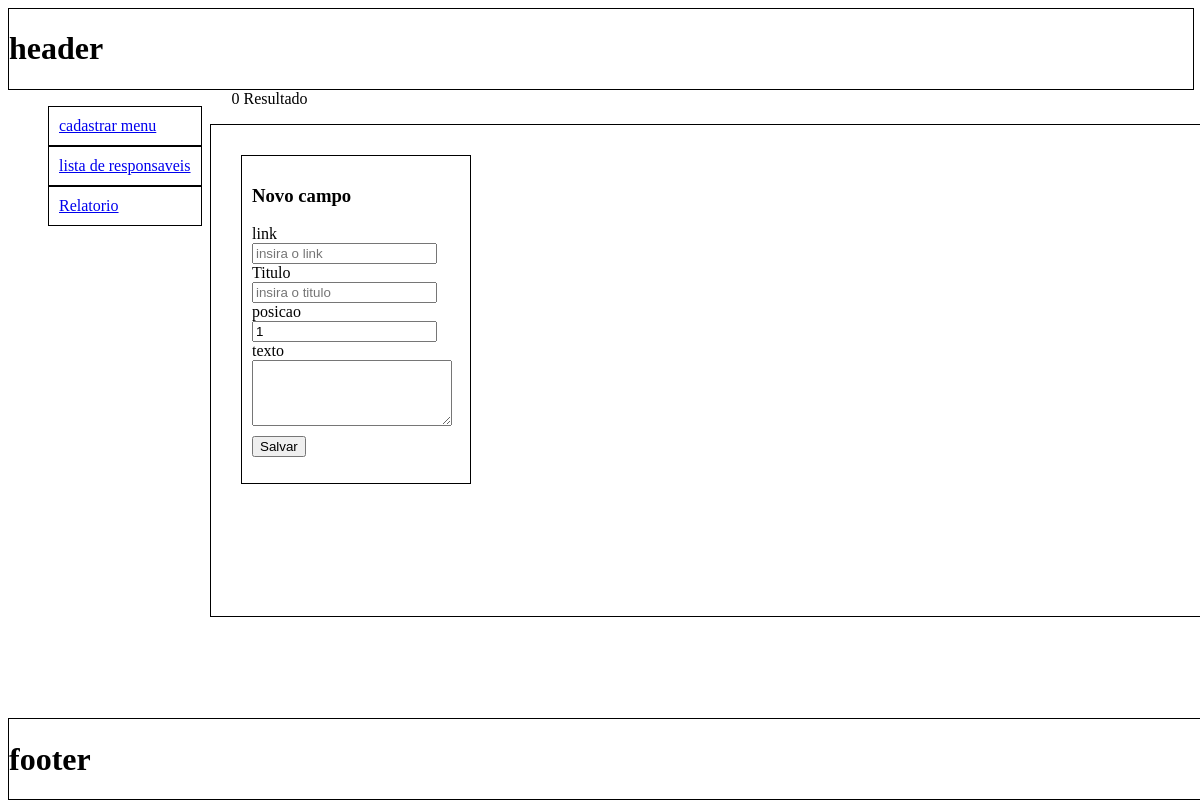
Page /admin/html/layout.php on the earlier database version.
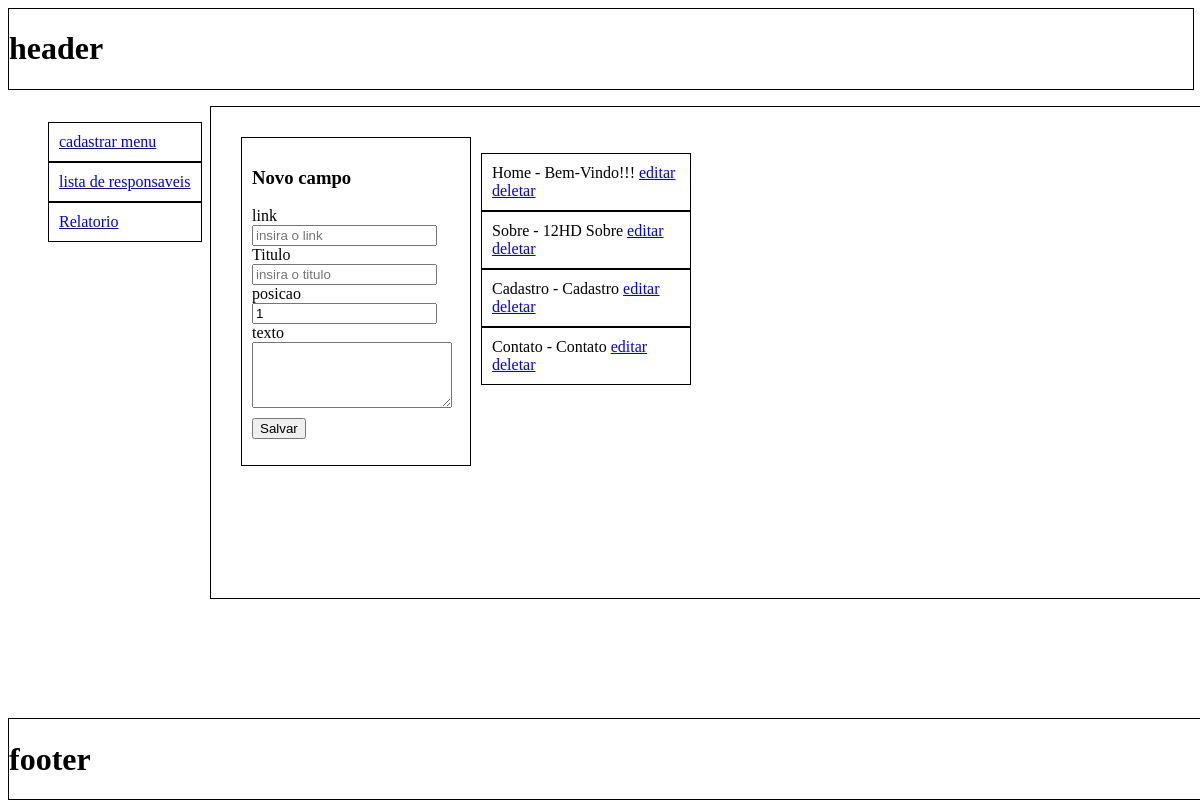
Same page on the later database version.
### tables this page shows
CREATE TABLE `Pagina` (
  `Id` int(11) NOT NULL AUTO_INCREMENT,
  `Link` varchar(30) NOT NULL,
  `Titulo` varchar(50) NOT NULL,
  `Corpo` varchar(500) NOT NULL,
  `Ativo` bit(1) NOT NULL DEFAULT b'1',
  `DataHoraUpdate` datetime NOT NULL,
  `Posicao` int(11) NOT NULL,
  PRIMARY KEY (`Id`),
  UNIQUE KEY `Link_UNIQUE` (`Link`)
);

### admin/libs/conexao/db.php (called while the page is built)
<?php
function ConexaoBD($host, $user, $pass, $banco, $sql)
{
	if (strlen($host) == 0 || $host == "*" || !is_string($host)) {
		die("Por favor informar o host");
	}
	elseif (strlen($user) == 0 || $user == "*" || !is_string($user)) {
		die("Por favor informar o usuario");
	}
	elseif (strlen($pass) == 0 || $pass == "*" || !is_string($pass)) {
		die("Por favor informar o password");
	}
	elseif (strlen($banco) == 0 || $banco == "*" || !is_string($banco)) {
		die("Por favor informar o banco de dados");
	}
	elseif (strlen($sql) == 0 || $sql == "*" || !is_string($sql)) {
		die("Por favor informar a sql");
	}
	else{
		$conexao = mysqli_connect($host, $user, $pass, $banco) or die(mysqli_error());
		if (!$resultado = mysqli_query($conexao, $sql)) {
			printf("<br>MYSQL Errormessage: %s\n", mysqli_error($conexao));
		}
		return $resultado;
	}
}

### admin/html/pages/menu.php (the view, shortened to what this page needs)
<?php
$filename = $_SERVER["DOCUMENT_ROOT"] . "/12HD/admin/libs/crud/visMenu.php";
if (file_exists($filename)) {
	require_once $_SERVER["DOCUMENT_ROOT"]."/12HD/admin/libs/crud/visMenu.php";
	$row = VisualizaMenu();
?>
<div class="content">
	<div class="new">
		<h3>Novo campo</h3>
		<form id="form-menu" action="../libs/validacao/cadMenu.php" method="post">
			<span>link</span><br>
			<input type="text" name="link" placeholder="insira o link"><br>
			<span>Titulo</span><br>
			<input type="text" name="titulo" placeholder="insira o titulo"><br>
			<span>posicao</span><br>
			<input type="number" name="posicao" value="1"><br>
			<span>texto</span><br>
			<textarea rows="4" cols="50" name="corpo">
			</textarea>
			<input type="submit" name="salvar" value="Salvar"><br>
		</form>
	</div>
	<div class="list-menu">
		<ul>
			<?php foreach($row as $valor):?>
				<li>
					<span><?php echo $valor['Link'] . ' - ' . $valor['Titulo'];?>
					<a href="<?php echo 'layout.php?page=edit_menu&id='.$valor['Id']?>">editar</a>
					<a href="<?php echo 'link?id='.$valor['Id']?>">deletar</a>
				</li>
			<?php endforeach;?>
	</div>
	</div>
<?php
}
else{
	echo "Arquivo visMenu.php nao existe";
}
?>

### admin/libs/crud/visMenu.php
<?php
require_once('/var/www/12HD/admin/libs/conexao/db.php');
function VisualizaMenu()
{
	$sql = "SELECT * FROM Pagina";
	$funcao = ConexaoBD("localhost", "root", "123456", "MelhorIdadeSA", $sql);
	if (mysqli_num_rows($funcao) > 0) {
		return $funcao;
	} else {
	    echo "0 Resultado";
	}
}

Differences in the rows shown:
added pagina: Link "Home", Titulo "Bem-Vindo!!!"
added pagina: Link "Sobre", Titulo "12HD Sobre"
added pagina: Link "Cadastro", Titulo "Cadastro"
added pagina: Link "Contato", Titulo "Contato"
Other differences:
text no longer shown: "0 Resultado"
